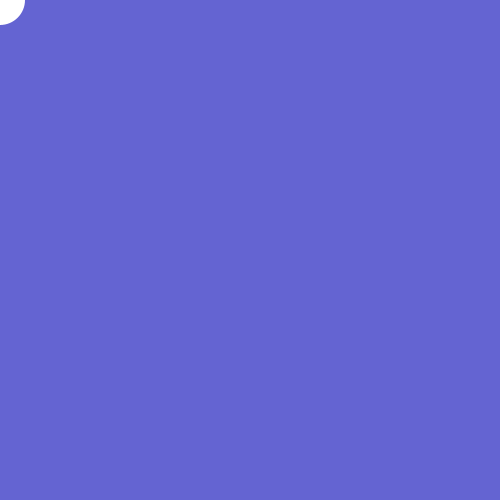
Frame 1 (no input)
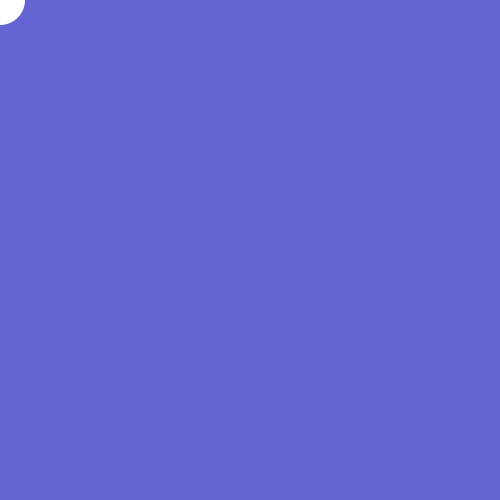
Frame 60 (the mouse pressed at the canvas centre just before this capture)
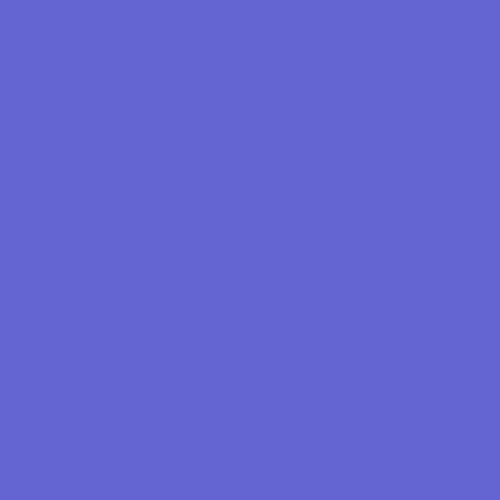
Frame 120 (the mouse held since frame 60 and released just before this capture)

The Processing sketch that drew these frames (run headless with seeded random() and noise(); from frame 60 on, the mouse is pressed at the canvas centre):

// Processing sketch: rotateToMouse
// ── rotateToMouse.pde
float r = 0;


void setup() {
size(500, 500);
rectMode(CENTER);
noStroke();
smooth();
}

void draw() {
background(100, 100, 210);
fill(255);
translate(mouseX, mouseY);
rotate(r);
r-= TWO_PI/150;
ellipse(mouseX, mouseY, 50, 50);

}
